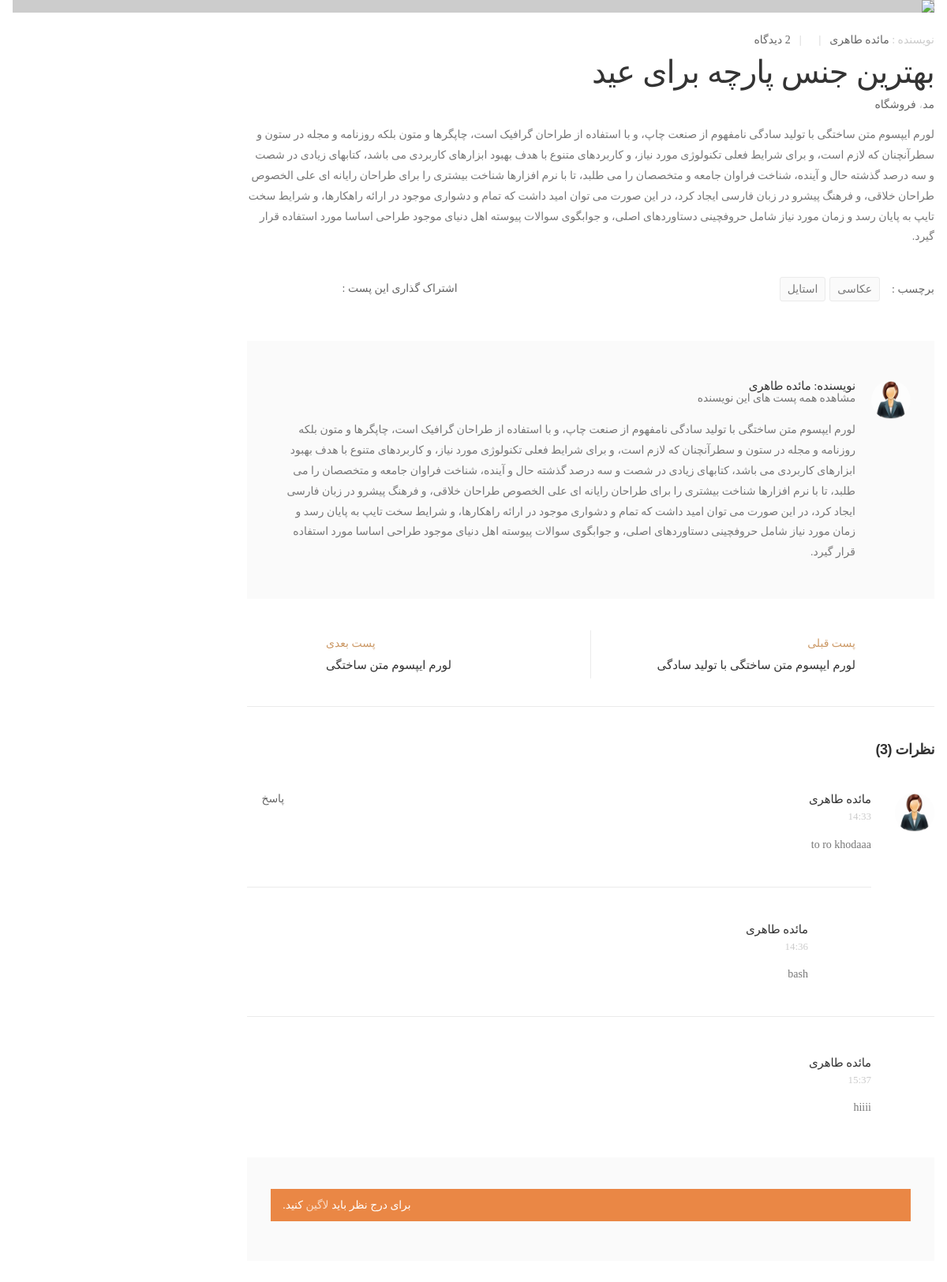
/articles/1/, run on the app's committed database.
### article_module/models.py (models this page shows, shortened)
class Article(models.Model):
    title = models.CharField(max_length=300, verbose_name='عنوان مقاله')
    slug = models.SlugField(max_length=400, db_index=True, allow_unicode=True, verbose_name='عنوان در url')
    image = models.ImageField(upload_to='images/articles', verbose_name='تصویر مقاله')
    short_description = models.TextField(verbose_name='توضیحات کوتاه')
    text = models.TextField(verbose_name='متن مقاله')
    is_active = models.BooleanField(default=True, verbose_name='فعال / غیرفعال')
    selected_categories = models.ManyToManyField(ArticleCategory, verbose_name='دسته بندی ها')
    author = models.ForeignKey(User,on_delete=models.CASCADE,editable=False,null=True,verbose_name='نویسنده')
    create_date = models.DateTimeField(auto_now_add=True,editable=False,verbose_name='ثبت تاریخ')
    class Meta:
        verbose_name = 'مقاله'
        verbose_name_plural = 'مقالات'

class ArticleComment(models.Model):
    article = models.ForeignKey(Article,on_delete=models.CASCADE,verbose_name='کامنت مقاله')
    parent = models.ForeignKey('ArticleComment',on_delete=models.CASCADE,null=True,blank=True,verbose_name='والد')
    user = models.ForeignKey(User,on_delete=models.CASCADE,verbose_name='کاربر')
    create_date = models.DateTimeField(auto_now_add=True,verbose_name='تاریخ ثبت')
    text = models.TextField(verbose_name='متن نظر')
    class Meta:
        verbose_name = 'کامنت مقاله'
        verbose_name_plural = 'کامنت مقالات مقالات'

### account_module/models.py (models this page shows)
class User(AbstractUser):
    avatar = models.ImageField(upload_to='images/profile',blank=True,null=True,verbose_name='تصویر آواتار')
    email_active_code = models.CharField(max_length=100,verbose_name='کد فعال سازی ایمیل')
    about_user = models.TextField(null=True, blank=True, verbose_name='درباره شخص')
    address = models.TextField(null=True, blank=True, verbose_name='آدرس')
    class Meta :
        verbose_name = 'کاربر'
        verbose_name_plural = 'کاربران'
    def __str__(self):
        if self.first_name is not '' and self.last_name is not '':
            return self.get_full_name()
        else:
            return self.email

### article_module/views.py (the view)
# urls.py: path('<pk>/', ArticleDetailView.as_view(), name='articles_detail_page'),
class ArticleDetailView(DetailView):
    model = Article
    template_name = 'article_module/article_detail_page.html'
    def get_queryset(self):
        query = super(ArticleDetailView,self).get_queryset()
        query = query.filter(is_active = True)
        return query
    def get_context_data(self, **kwargs):
        context = super(ArticleDetailView,self).get_context_data()
        article : Article = kwargs.get('object')
        context['comments'] = ArticleComment.objects.filter(article_id=article.id,parent=None).order_by('-create_date').prefetch_related('articlecomment_set')
        context['comments_count'] = ArticleComment.objects.filter(article_id=article.id).count()
        return context

### polls/templatetags/poll_extras.py (called while the page is built)
@register.filter(name='show_jalali_date')
def show_jalali_date(value):
    return date2jalali(value)

### article_module/templates/article_module/article_detail_page.html (shortened to what this page needs)
{% extends 'shared/_layout.html' %}
{% load poll_extras %}
{% load thumbnail %}
{% block content %}
           <main class="main">
            <div class="page-content">
                <div class="container">
                    <figure class="entry-media">
                                   <a href="">
                                    {% thumbnail article.image "862x398" quality=95 crop='center' as im %}
                                        <img src="{{ im.url }}">
                                    {% endthumbnail %}
                                </a>
                    </figure>
                    <div class="row">
                        <div class="col-lg-9">
                            <article class="entry single-entry">
                                <div class="entry-body">
                                    <div class="entry-meta">
                                        <span class="entry-author">
                                             {% if article.author is not none %}
                                                    نویسنده : <a href="">{{ article.author}}</a>
                                                    {% endif %}
                                        </span>
                                        <span class="meta-separator">|</span>
                                        <span class="meta-separator">|</span>
                                        <a href="#">2 دیدگاه</a>
                                    </div>
                                    <h2 class="entry-title entry-title-big">
                                       {{ article.title }}
                                    </h2>
                                    <div class="entry-cats">
                                        <a href="#">مد</a>،
                                        <a href="#">فروشگاه</a>
                                    </div>
                                    <div class="entry-content editor-content">
                                        <p>{{ article.text }}</p>
                                    </div>
                                    <div class="entry-footer row no-gutters flex-column flex-md-row">
                                        <div class="col-md">
                                            <div class="entry-tags">
                                                <span>برچسب : </span> <a href="#">عکاسی</a> <a href="#">استایل</a>
                                            </div>
                                        </div>
                                        <div class="col-md-auto mt-2 mt-md-0">
                                            <div class="social-icons social-icons-color">
                                                <span class="social-label">اشتراک گذاری این پست : </span>
                                                <a href="#" class="social-icon social-facebook" title="فیسبوک"
                                                    target="_blank"><i class="icon-facebook-f"></i></a>
                                                <a href="#" class="social-icon social-twitter" title="توییتر"
                                                    target="_blank"><i class="icon-twitter"></i></a>
                                                <a href="#" class="social-icon social-pinterest" title="پینترست"
                                                    target="_blank"><i class="icon-pinterest"></i></a>
                                                <a href="#" class="social-icon social-linkedin" title="لینکدین"
                                                    target="_blank"><i class="icon-linkedin"></i></a>
                                            </div>
                                        </div>
                                    </div>
                                </div>
                                    {% if article.author %}
                                <div class="entry-author-details">
                                    <figure class="author-media">
                                       <a href="">
                                    {% if article.author.avatar %}
                                         {% thumbnail article.author.avatar "50x50" quality=95 crop='center' as im %}
                                        <img src="{{ im.url }}">
                                    {% endthumbnail %}
                                        {% else %}
                                         <img src="/static/images/blog/single/author.jpg" alt="User name">
                                    {% endif %}
                                </a>
                                    </figure>
                                    <div class="author-body">
                                        <div class="author-header row no-gutters flex-column flex-md-row">
                                            <div class="col-12">
                                                <h4><a href="#">نویسنده: {{ article.author }}</a></h4>
                                            </div>
                                            <div class="col-auto mt-1 mt-md-0">
                                                <a href="#" class="author-link">مشاهده همه پست های این نویسنده <i
                                                        class="icon-long-arrow-left"></i></a>
                                            </div>
                                        </div>
                                        <div class="author-content">
                                            <p>
                                                {{ article.author.about_user }}
                                            </p>
                                        </div>
                                    </div>
                                </div>
                                {% endif %}
                            </article>
                            <nav class="pager-nav" aria-label="Page navigation">
                                <a class="pager-link pager-link-prev" href="#" aria-label="Previous" tabindex="-1">
                                    پست قبلی
                                    <span class="pager-link-title">لورم ایپسوم متن ساختگی با تولید سادگی</span>
                                </a>
                                <a class="pager-link pager-link-next" href="#" aria-label="Next" tabindex="-1">
                                    پست بعدی
                                    <span class="pager-link-title">لورم ایپسوم متن ساختگی</span>
                                </a>
                            </nav>
                            <div class="comments" id="comments_area">
                                <h3 class="title"> نظرات ({{  comments_count  }})</h3>
                                  <ul>
                                        {% for comment in comments %}
                                   <li id="single_comment_box_{{ comment.id }}">
                                        <div class="comment" id="single_comment_box_{{ comment.id }}">
                                            <figure class="comment-media">
                                                           <a href="">
                                    {% if article.author.avatar %}
                                         {% thumbnail article.author.avatar "50x50" quality=95 crop='center' as im %}
                                        <img src="{{ im.url }}">
                                    {% endthumbnail %}
                                        {% else %}
                                         <img src="/static/images/blog/single/author.jpg" alt="User name">
                                    {% endif %}
                                            </figure>
                                            <div class="comment-body">
                                               <a class="comment-reply" onclick="fillParentId({{ comment.id }})">پاسخ</a>
                                                <div class="comment-user">
                                                    <h4><a href="#">{{ comment.user }}</a></h4>
                                                    <span class="comment-date">{{ comment.create_date |time }}</span>
                                                </div>
                                                <div class="comment-content">
                                                    <p>
                                                        {{ comment.text }}
                                                    </p>
                                                </div>
                                            </div>
                                        </div>
                                        <ul>
                                            {% for sub_comment in comment.articlecomment_set.all  %}
                                            <li id="single_comment_box_{{ comment.id }}">
                                                <div class="comment" id="single_comment_box_{{ comment.id }}">
                                                    <div class="comment-body">
                                                        <div class="comment-user">
                                                            <h4><a href="#">{{ sub_comment.user }}</a></h4>
                                                    <span class="comment-date">{{ sub_comment.create_date |time }}</span>
                                                        </div>
                                                        <div class="comment-content">
                                                            <p>{{ sub_comment.text }}</p>
                                                        </div>
                                                    </div>
                                                </div>
                                            </li>
                                        </ul>
                                    </li>
                                      {% endfor %}
                                  {% endfor %}
                            </div>
                            <div class="reply" id="comment_form">
                           {% if request.user.is_authenticated %}
                                <div class="heading">
                                    <h3 class="title">ارسال یک دیدگاه</h3>
                                    <input type="hidden" id="parent_id">
                                </div>
                                <form action="#">
                                    <label for="reply-message" class="sr-only">دیدگاه</label>
                                    <textarea name="reply-message" id="reply-message" cols="30" rows="4"
                                        class="form-control" required placeholder="دیدگاه شما *"></textarea>
                                    <a class="btn btn-outline-primary-2 float-right" onclick="sendArticleComment({{ article.id }})">
                                        <span>ارسال دیدگاه</span>
                                        <i class="icon-long-arrow-left"></i></a>
                                </form>
                               {% else %}
                               <div class="alert alert-warning">برای درج نظر باید <a href="{% url 'login_page' %}">لاگین</a> کنید.</div>
                           {% endif %}
                            </div>
                        </div>
                    </div>
                </div>
            </div>
        </main>
{% endblock %}

### data on the page
Article: author "مائده طاهری", title "بهترین جنس پارچه برای عید", text "لورم ایپسوم متن ساختگی با تولید سادگی نامفهوم از صنعت چاپ، و با استفاده از طراحان گرافیک است، چاپگرها و متون بلکه روزنامه و مجله در ستون و سطرآنچنان که لازم است، و برای شرایط فعلی تکنولوژی مورد نیاز، و کاربردهای متنوع با هدف بهبود ابزارهای کاربردی می باشد، کتابهای زیادی در شصت و سه درصد گذشته حال و آینده، شناخت فراوان جامعه و متخصصان را می طلبد، تا با نرم افزارها شناخت بیشتری را برای طراحان رایانه ای علی الخصوص طراحان خلاقی، و فرهنگ پیشرو در زبان فارسی ایجاد کرد، در این صورت می توان امید داشت که تمام و دشواری موجود در ارائه راهکارها، و شرایط سخت تایپ به پایان رسد و زمان مورد نیاز شامل حروفچینی دستاوردهای اصلی، و جوابگوی سوالات پیوسته اهل دنیای موجود طراحی اساسا مورد استفاده قرار گیرد.", author.about_user "لورم ایپسوم متن ساختگی با تولید سادگی نامفهوم از صنعت چاپ، و با استفاده از طراحان گرافیک است، چاپگرها و متون بلکه روزنامه و مجله در ستون و سطرآنچنان که لازم است، و برای شرایط فعلی تکنولوژی مورد نیاز، و کاربردهای متنوع با هدف بهبود ابزارهای کاربردی می باشد، کتابهای زیادی در شصت و سه درصد گذشته حال و آینده، شناخت فراوان جامعه و متخصصان را می طلبد، تا با نرم افزارها شناخت بیشتری را برای طراحان رایانه ای علی الخصوص طراحان خلاقی، و فرهنگ پیشرو در زبان فارسی ایجاد کرد، در این صورت می توان امید داشت که تمام و دشواری موجود در ارائه راهکارها، و شرایط سخت تایپ به پایان رسد و زمان مورد نیاز شامل حروفچینی دستاوردهای اصلی، و جوابگوی سوالات پیوسته اهل دنیای موجود طراحی اساسا مورد استفاده قرار گیرد."
ArticleComment: user "مائده طاهری", create_date "14:33", text "to ro khodaaa"
ArticleComment: user "مائده طاهری", create_date "14:36", text "bash"
ArticleComment: user "مائده طاهری", create_date "15:37", text "hiiii"

### other printed values
{{ comments_count }} "3"
